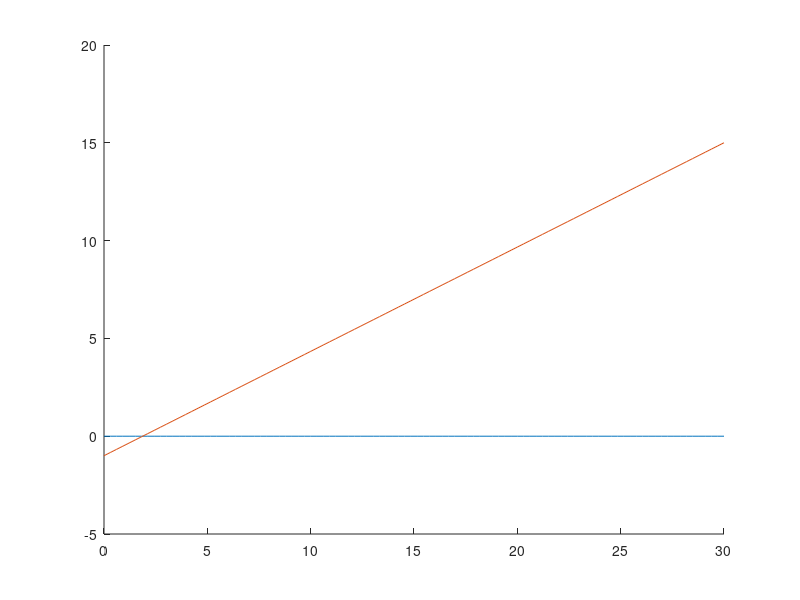

This figure's MATLAB source:

cotbeta=1; tanbeta = 1/cotbeta;
S=1; 
AD=1;
AT=1;
AB=1; 
AK=1000;
AI=0;

R=linspace(0.0001,30,100);

c1 = 0.2e1 ./ 0.3e1 .* (0.2e1 + (-0.2e1 ./ 0.5e1 .* AD .* R .* 1i .^ 3 + R .* (AB - 4 .* AI + AK + AT) .* 1i .^ 2 ./ 0.5e1 + AD .* (S - 0.2e1 .* R) .* 1i + (AB - (4 .* AI) + AK + AT + 0.4e1 ./ 0.5e1 .* S) .* R - S .* (AB - 4 .* AI + AK + AT) ./ 0.2e1) .* tanbeta .^ 2 + (-0.2e1 ./ 0.5e1 .* R + S - AB + (4 .* AI) - AK - AT - 0.2e1 ./ 0.5e1 .* R .* 1i .^ 2 + 0.2e1 .* 1i .* AD) .* tanbeta) .* 1i ./ ((0.2e1 .* AD .* 1i .^ 3 + (-AB + 4 .* AI - AK - AT) .* 1i .^ 2 + S) .* tanbeta + 0.2e1 .* 1i .^ 2 + 0.2e1) ./ tanbeta;
hold on
plot(R,real(c1));
plot(R,imag(c1));